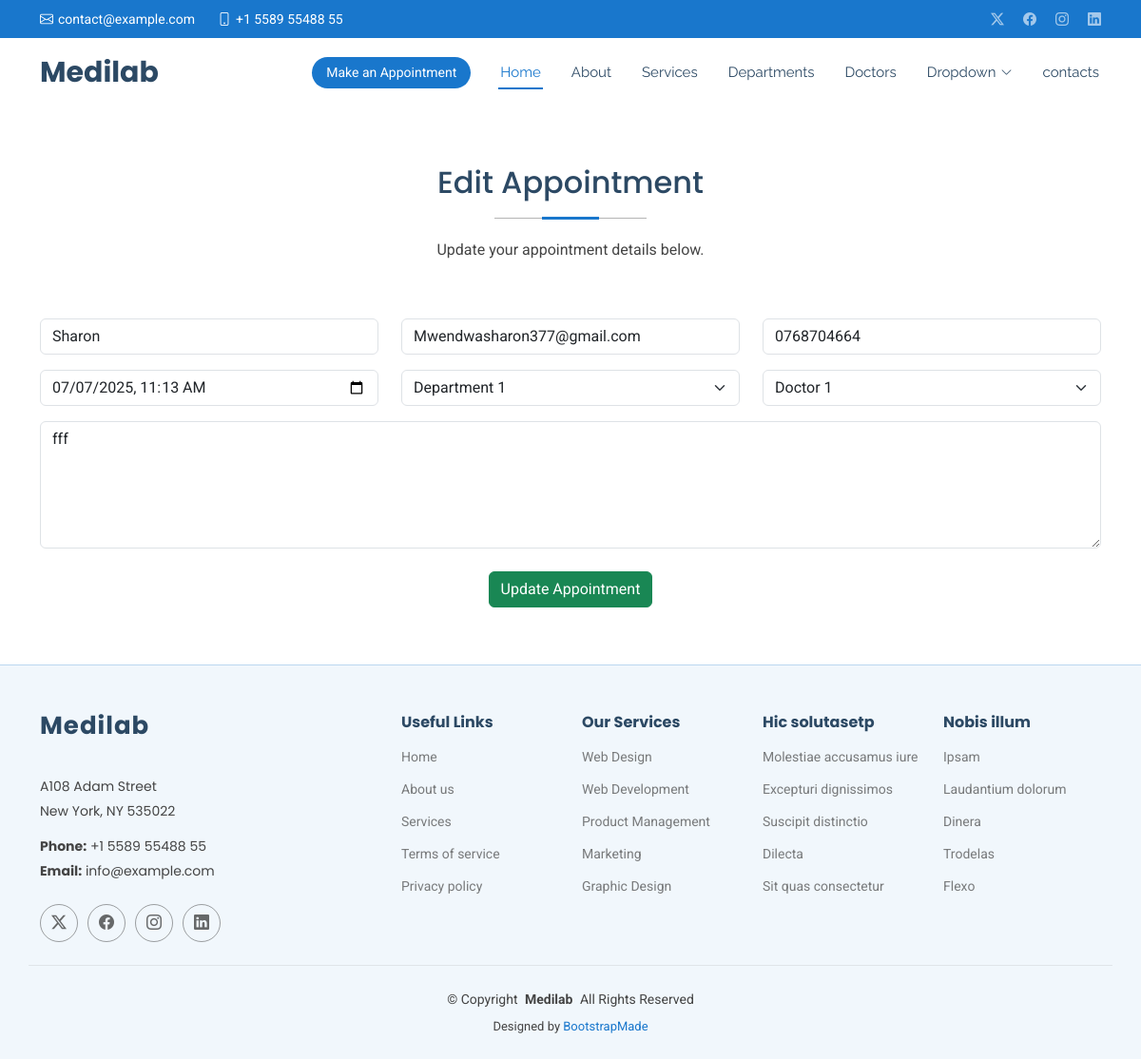
Page /edit/2/ on the committed database.
### myapp/models.py (models this page shows, shortened)
class Appointment(models.Model):
   name = models.CharField(max_length=100)
   email = models.EmailField()
   phone = models.CharField(max_length=100)
   datetime = models.DateTimeField()
   department = models.CharField(max_length=100)
   doctor = models.CharField(max_length=100)
   message = models.TextField()

### myapp/views.py (the view)
# urls.py: path('edit/<int:id>/', views.edit, name='edit'),
def edit(request, id):
    editappointment = get_object_or_404(Appointment, id=id)
    if request.method == "POST":
        editappointment.name = request.POST.get('name')
        editappointment.email = request.POST.get('email')
        editappointment.phone = request.POST.get('phone')
        editappointment.datetime = request.POST.get('date')
        editappointment.department = request.POST.get('department')
        editappointment.doctor = request.POST.get('doctor')
        editappointment.message = request.POST.get('message')
        editappointment.save()
        messages.success(request, 'Your appointment has been updated successfully.')
        return redirect('show')  # ✅ Redirect instead of rendering 'show'
    else:
        return render(request, 'edit.html', {'editappointment': editappointment})

### templates/edit.html (shortened to what this page needs)
{% extends 'starter-page.html' %}
{% load static %}
{% block content %}
<section id="appointment" class="appointment section">
  <div class="container section-title" data-aos="fade-up">
    <h2>Edit Appointment</h2>
    <p>Update your appointment details below.</p>
  </div>
  <div class="container" data-aos="fade-up" data-aos-delay="100">
    <form method="post">
      <div class="row">
        <div class="col-md-4 form-group">
          <input type="text" name="name" class="form-control" id="name"
                 placeholder="Your Name" value="{{ editappointment.name }}" required>
        </div>
        <div class="col-md-4 form-group mt-3 mt-md-0">
          <input type="email" class="form-control" name="email" id="email"
                 placeholder="Your Email" value="{{ editappointment.email }}" required>
        </div>
        <div class="col-md-4 form-group mt-3 mt-md-0">
          <input type="tel" class="form-control" name="phone" id="phone"
                 placeholder="Your Phone" value="{{ editappointment.phone }}" required>
        </div>
      </div>
      <div class="row">
        <div class="col-md-4 form-group mt-3">
          <input type="datetime-local" name="date" class="form-control" id="date"
                 placeholder="Appointment Date"
                 value="{{ editappointment.datetime|date:'Y-m-d\\TH:i' }}"
                 required>
        </div>
        <div class="col-md-4 form-group mt-3">
          <select name="department" id="department" class="form-select" required>
            <option value="Department 1" {% if editappointment.department == 'Department 1' %}selected{% endif %}>Department 1</option>
          </select>
        </div>
        <div class="col-md-4 form-group mt-3">
          <select name="doctor" id="doctor" class="form-select" required>
            <option value="Doctor 1" {% if editappointment.doctor == 'Doctor 1' %}selected{% endif %}>Doctor 1</option>
          </select>
        </div>
      </div>
      <div class="form-group mt-3">
        <textarea class="form-control" name="message" rows="5"
                  placeholder="Message (Optional)">{{ editappointment.message }}</textarea>
      </div>
      <div class="text-center mt-4">
        <button type="submit" class="btn btn-success">Update Appointment</button>
      </div>
    </form>
  </div>
</section>
{% endblock %}

### static/assets/css/main.css (style rules this page uses)
:root { --default-font: "Roboto", system-ui, -apple-system, "Segoe UI", Roboto, "Helvetica Neue", Arial, "Noto Sans", "Liberation Sans", sans-serif, "Apple Color Emoji", "Segoe UI Emoji", "Segoe UI Symbol", "Noto Color Emoji"; --heading-font: "Poppins", sans-serif; --nav-font: "Raleway", sans-serif; }
:root { --background-color: #ffffff; --default-color: #444444; --heading-color: #2c4964; --accent-color: #1977cc; --surface-color: #ffffff; --contrast-color: #ffffff; }
:root { --nav-color: #2c4964; --nav-hover-color: #1977cc; --nav-mobile-background-color: #ffffff; --nav-dropdown-background-color: #ffffff; --nav-dropdown-color: #2c4964; --nav-dropdown-hover-color: #1977cc; }
:root { scroll-behavior: smooth; }
body { color: var(--default-color); background-color: var(--background-color); font-family: var(--default-font); }
h1, h2, h3, h4, h5, h6 { color: var(--heading-color); font-family: var(--heading-font); }
section, .section { color: var(--default-color); background-color: var(--background-color); padding: 60px 0; scroll-margin-top: 72px; overflow: clip; }
.section-title { text-align: center; padding-bottom: 60px; position: relative; }
.section-title h2 { font-size: 32px; font-weight: 500; margin-bottom: 20px; padding-bottom: 20px; position: relative; }
.section-title h2:before { content: ""; position: absolute; display: block; width: 160px; height: 1px; background: color-mix(in srgb, var(--default-color), transparent 60%); left: 0; right: 0; bottom: 1px; margin: auto; }
.section-title h2::after { content: ""; position: absolute; display: block; width: 60px; height: 3px; background: var(--accent-color); left: 0; right: 0; bottom: 0; margin: auto; }
.section-title p { margin-bottom: 0; }

### rows in the picture
Appointment: name "Sharon", email "Mwendwasharon377@gmail.com", phone "0768704664", date "07/07/2025 11:13", department "Department 1", doctor "Doctor 1", message "fff"
